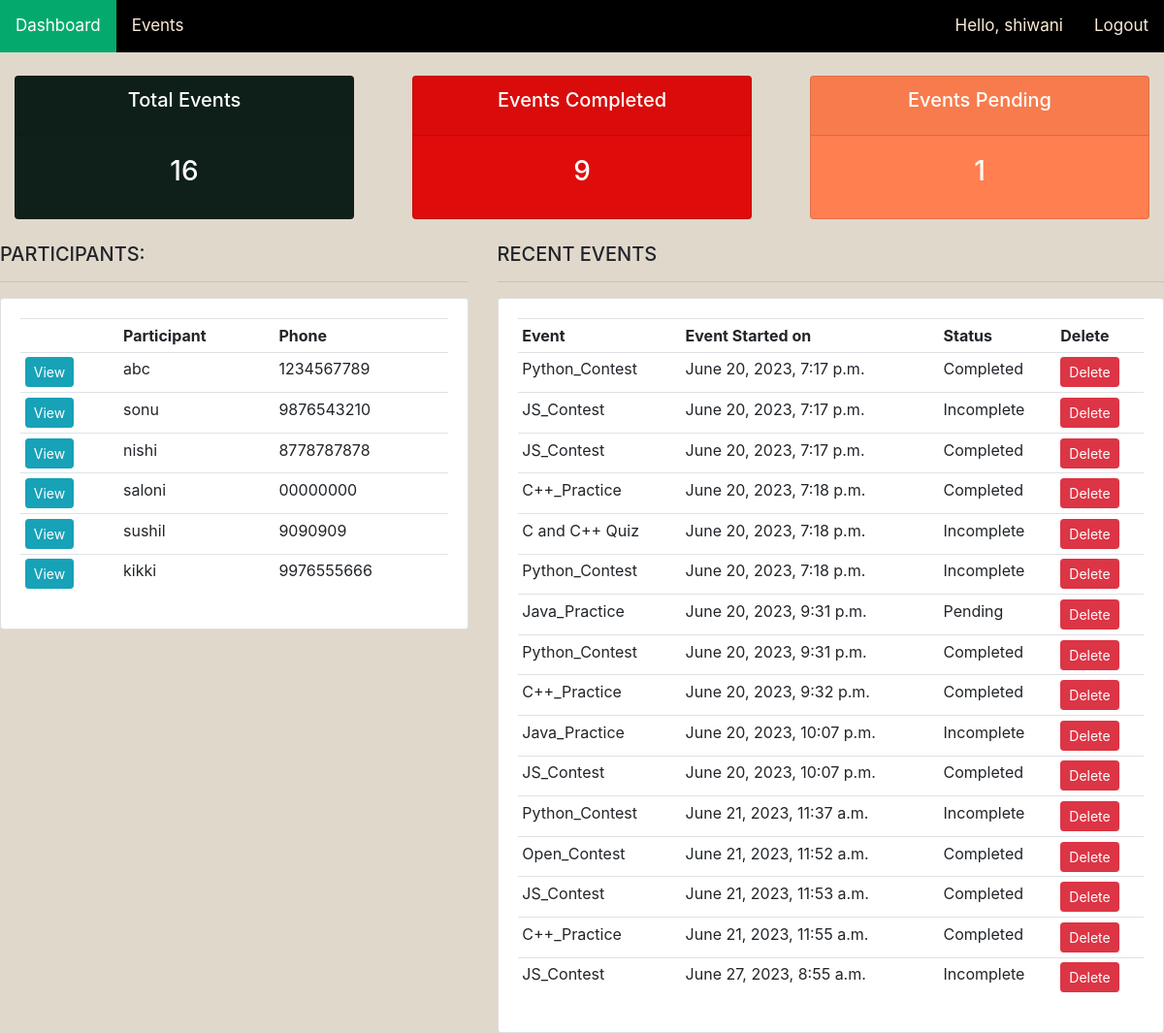
The app's page / (signed in) with its own data.
### event/models.py (models this page shows, shortened)
class Participant(models.Model):
    name= models.CharField(max_length=200, null=True)
    phone= models.CharField(max_length=200, null=True)
    email= models.CharField(max_length=200, null=True)
    date_created= models.DateTimeField(auto_now_add=True, null=True)

class Event(models.Model):
    STATUS=(
        ('Pending','Pending'),
        ('Incomplete', 'Incomplete'),
        ('Completed', 'Completed'),
    )
    participant= models.ForeignKey(Participant, null=True, on_delete= models.SET_NULL)
    event= models.ForeignKey(Product, null=True, on_delete= models.SET_NULL)
    date_created= models.DateTimeField(auto_now_add=True, null=True)
    status= models.CharField(max_length=200, null=True, choices=STATUS)
    review= models.CharField(max_length=500, null=True)

class Product(models.Model):
    CATEGORY=(
        ('Quiz', 'Quiz'),
        ('Practice', 'Practice'),
        ('Contest', 'Contest'),
    )
    name= models.CharField(max_length=200, null=True)
    price= models.FloatField(null=True)
    category= models.CharField(max_length=200, null=True, choices=CATEGORY)
    description= models.CharField(max_length=200, null=True, blank=True)
    date_created= models.DateTimeField(auto_now_add=True, null=True)
    tags= models.ManyToManyField(Tag)
    def __str__(self):
        return self.name

### event/views.py (the view)
# urls.py: path('', views.home, name="home"),
@login_required(login_url='login')
def home(request):
    events =Event.objects.all()
    participants= Participant.objects.all()
    total_participants =participants.count()
    total_events= events.count()
    completed= events.filter(status='Completed').count()
    incomplete= events.filter(status='Incomplete').count()
    pending= events.filter(status='Pending').count()
    context={'events':events, 'participants': participants,'total_participants':total_participants,'total_events':total_events,'completed':completed,'incomplete':incomplete,'pending':pending}
    return render(request, 'event/dashboard.html', context)

### event/templates/event/dashboard.html
{%  extends 'event/main.html' %}
{% block content %}
{%  include 'event/status.html' %}
<br>
<div class="row">
    <div class="col-md-5">
        <h5>PARTICIPANTS:</h5>
        <hr>
        <div class="card card-body">
            <table class="table table-sm">
                <tr>
                    <th></th>
                    <th>Participant</th>
                    <th>Phone</th>
                </tr>
                {% for participant in participants %}
                    <tr>
                        <td><a class="btn btn-sm btn-info" href="{% url 'participant' participant.id %}">View</a></td>
                        <td>{{participant.name}}</td>
                        <td>{{participant.phone}}</td>
                    </tr>
                {% endfor %}
            </table>
        </div>
    </div>
    <div class="col-md-7">
        <h5>RECENT EVENTS</h5>
        <hr>
        <div class="card card-body">
            <table class="table table-sm">
                <tr>
                    <th>Event</th>
                    <th>Event Started on</th>
                    <th>Status</th>
                    <th>Delete</th>
                </tr>
                {% for event in events %}
                    <tr>
                        <td>{{event.event}}</td>
                        <td>{{event.date_created}}</td>
                        <td>{{event.status}}</td>
                        <td><a class="btn btn-sm btn-danger" href="{% url 'delete_event' event.id %}">Delete</a></td>
                    </tr>
                {% endfor %}
            </table>
        </div>
    </div>
</div>
{% endblock %}

### event/templates/event/navbar.html (shortened to what this page needs)
{% load static %}
<nav class="whole">
    <div class="h_and_p">
      <a class="home" href="{% url 'home' %}">Dashboard</a>
      <a class="products" href="{% url 'products' %}">Events</a>
      <a class="hello-msg" href="{% url 'logout' %}">Logout</a>
      <a class="hello-msg">Hello, {{request.user}}</a>
    </div>
  </nav>

### static/css/main.css (style rules this page uses)
body { background-color: rgb(225, 216, 204); }

### event/templates/event/navbar.html (style rules this page uses)
.whole { background-color: black; overflow: hidden; }
.whole a { float: left; color:antiquewhite; text-align:center; padding: 14px 16px; text-decoration: none; font-size: 17px; }
.whole a.home { background-color: #04AA6D; color: white; }
.whole a.hello-msg { float:right; color:antiquewhite; text-align:center; padding: 14px 16px; text-decoration: none; font-size: 17px; }

### records on screen
Participant: name "abc", phone "1234567789"
Participant: name "sonu", phone "9876543210"
Participant: name "nishi", phone "8778787878"
Participant: name "saloni", phone "00000000"
Participant: name "sushil", phone "9090909"
Participant: name "kikki", phone "9976555666"
Event: event "Python_Contest", date_created "June 20, 2023, 7:17 p.m.", status "Completed"
Event: event "JS_Contest", date_created "June 20, 2023, 7:17 p.m.", status "Incomplete"
Event: event "JS_Contest", date_created "June 20, 2023, 7:17 p.m.", status "Completed"
Event: event "C++_Practice", date_created "June 20, 2023, 7:18 p.m.", status "Completed"
Event: event "C and C++ Quiz", date_created "June 20, 2023, 7:18 p.m.", status "Incomplete"
Event: event "Python_Contest", date_created "June 20, 2023, 7:18 p.m.", status "Incomplete"
Event: event "Java_Practice", date_created "June 20, 2023, 9:31 p.m.", status "Pending"
Event: event "Python_Contest", date_created "June 20, 2023, 9:31 p.m.", status "Completed"
Event: event "C++_Practice", date_created "June 20, 2023, 9:32 p.m.", status "Completed"
Event: event "Java_Practice", date_created "June 20, 2023, 10:07 p.m.", status "Incomplete"
Event: event "JS_Contest", date_created "June 20, 2023, 10:07 p.m.", status "Completed"
Event: event "Python_Contest", date_created "June 21, 2023, 11:37 a.m.", status "Incomplete"
Event: event "Open_Contest", date_created "June 21, 2023, 11:52 a.m.", status "Completed"
Event: event "JS_Contest", date_created "June 21, 2023, 11:53 a.m.", status "Completed"
Event: event "C++_Practice", date_created "June 21, 2023, 11:55 a.m.", status "Completed"
Event: event "JS_Contest", date_created "June 27, 2023, 8:55 a.m.", status "Incomplete"

### other values on screen
{{ request.user }} "shiwani"
{{ total_events }} "16"
{{ completed }} "9"
{{ pending }} "1"
